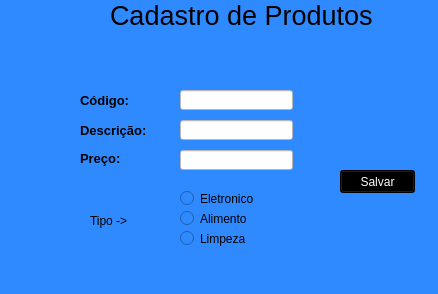
<?xml version="1.0" encoding="UTF-8"?>
<ui version="4.0">
 <class>MainWindow</class>
 <widget class="QMainWindow" name="MainWindow">
  <property name="geometry">
   <rect>
    <x>0</x>
    <y>0</y>
    <width>438</width>
    <height>294</height>
   </rect>
  </property>
  <property name="windowTitle">
   <string>MainWindow</string>
  </property>
  <property name="styleSheet">
   <string notr="true">background-color: rgb(48, 138, 255);</string>
  </property>
  <widget class="QWidget" name="centralwidget">
   <widget class="QLabel" name="label">
    <property name="geometry">
     <rect>
      <x>110</x>
      <y>0</y>
      <width>281</width>
      <height>41</height>
     </rect>
    </property>
    <property name="font">
     <font>
      <family>Arial</family>
      <pointsize>20</pointsize>
     </font>
    </property>
    <property name="text">
     <string>Cadastro de Produtos</string>
    </property>
    <property name="alignment">
     <set>Qt::AlignLeading|Qt::AlignLeft|Qt::AlignTop</set>
    </property>
   </widget>
   <widget class="QLabel" name="label_2">
    <property name="geometry">
     <rect>
      <x>80</x>
      <y>90</y>
      <width>61</width>
      <height>21</height>
     </rect>
    </property>
    <property name="font">
     <font>
      <family>Arial</family>
      <pointsize>10</pointsize>
      <weight>75</weight>
      <bold>true</bold>
     </font>
    </property>
    <property name="text">
     <string>Código: </string>
    </property>
   </widget>
   <widget class="QLabel" name="label_3">
    <property name="geometry">
     <rect>
      <x>80</x>
      <y>120</y>
      <width>71</width>
      <height>21</height>
     </rect>
    </property>
    <property name="font">
     <font>
      <family>Arial</family>
      <pointsize>10</pointsize>
      <weight>75</weight>
      <bold>true</bold>
     </font>
    </property>
    <property name="text">
     <string>Descrição: </string>
    </property>
   </widget>
   <widget class="QLabel" name="label_4">
    <property name="geometry">
     <rect>
      <x>80</x>
      <y>150</y>
      <width>61</width>
      <height>16</height>
     </rect>
    </property>
    <property name="font">
     <font>
      <family>Arial</family>
      <pointsize>10</pointsize>
      <weight>75</weight>
      <bold>true</bold>
     </font>
    </property>
    <property name="text">
     <string>Preço:</string>
    </property>
   </widget>
   <widget class="QLineEdit" name="lineEdit">
    <property name="geometry">
     <rect>
      <x>180</x>
      <y>90</y>
      <width>113</width>
      <height>20</height>
     </rect>
    </property>
    <property name="styleSheet">
     <string notr="true">background-color: rgb(255, 255, 255);</string>
    </property>
   </widget>
   <widget class="QLineEdit" name="lineEdit_2">
    <property name="geometry">
     <rect>
      <x>180</x>
      <y>120</y>
      <width>113</width>
      <height>20</height>
     </rect>
    </property>
    <property name="styleSheet">
     <string notr="true">background-color: rgb(255, 255, 255);</string>
    </property>
   </widget>
   <widget class="QLineEdit" name="lineEdit_3">
    <property name="geometry">
     <rect>
      <x>180</x>
      <y>150</y>
      <width>113</width>
      <height>20</height>
     </rect>
    </property>
    <property name="styleSheet">
     <string notr="true">background-color: rgb(255, 255, 255);</string>
    </property>
   </widget>
   <widget class="QRadioButton" name="radioButton">
    <property name="geometry">
     <rect>
      <x>180</x>
      <y>210</y>
      <width>82</width>
      <height>17</height>
     </rect>
    </property>
    <property name="styleSheet">
     <string notr="true">font: 75 10pt &quot;Arial&quot;;</string>
    </property>
    <property name="text">
     <string>Alimento</string>
    </property>
   </widget>
   <widget class="QRadioButton" name="radioButton_2">
    <property name="geometry">
     <rect>
      <x>180</x>
      <y>230</y>
      <width>82</width>
      <height>17</height>
     </rect>
    </property>
    <property name="styleSheet">
     <string notr="true">font: 75 10pt &quot;Arial&quot;;</string>
    </property>
    <property name="text">
     <string>Limpeza</string>
    </property>
   </widget>
   <widget class="QRadioButton" name="radioButton_3">
    <property name="geometry">
     <rect>
      <x>180</x>
      <y>190</y>
      <width>82</width>
      <height>17</height>
     </rect>
    </property>
    <property name="styleSheet">
     <string notr="true">font: 75 10pt &quot;Arial&quot;;</string>
    </property>
    <property name="text">
     <string>Eletronico</string>
    </property>
   </widget>
   <widget class="QLabel" name="label_5">
    <property name="geometry">
     <rect>
      <x>90</x>
      <y>210</y>
      <width>51</width>
      <height>21</height>
     </rect>
    </property>
    <property name="styleSheet">
     <string notr="true">font: 75 10pt &quot;Arial&quot;;</string>
    </property>
    <property name="text">
     <string>Tipo -&gt;</string>
    </property>
   </widget>
   <widget class="QPushButton" name="pushButton">
    <property name="geometry">
     <rect>
      <x>340</x>
      <y>170</y>
      <width>75</width>
      <height>23</height>
     </rect>
    </property>
    <property name="styleSheet">
     <string notr="true">background-color: rgb(0, 0, 0);
font: 75 10pt &quot;Arial&quot;;
color: rgb(255,255,255);
</string>
    </property>
    <property name="text">
     <string>Salvar</string>
    </property>
   </widget>
  </widget>
  <widget class="QMenuBar" name="menubar">
   <property name="geometry">
    <rect>
     <x>0</x>
     <y>0</y>
     <width>438</width>
     <height>21</height>
    </rect>
   </property>
  </widget>
  <widget class="QStatusBar" name="statusbar"/>
 </widget>
 <resources/>
 <connections/>
</ui>
